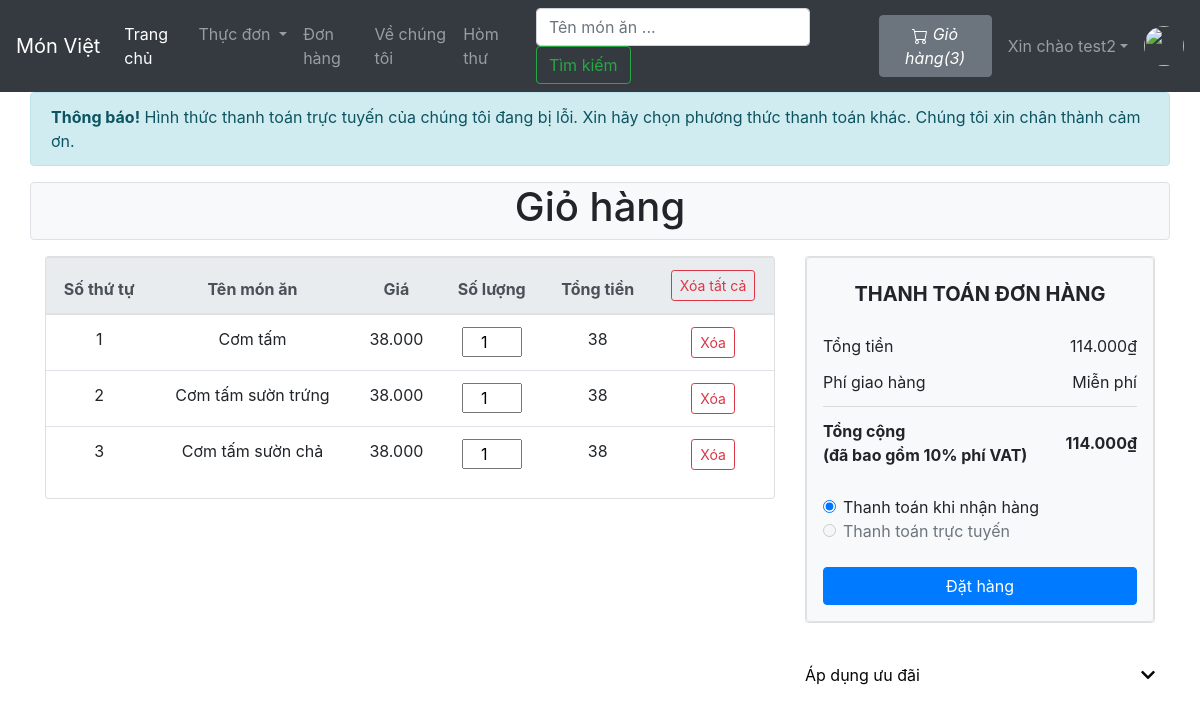
/viewCart.php (signed in), run on the app's committed database.
### tables this page shows
CREATE TABLE `sitedetail` (
  `tempId` int(11) NOT NULL,
  `systemName` varchar(21) NOT NULL,
  `email` varchar(35) NOT NULL,
  `contact1` bigint(21) NOT NULL,
  `contact2` bigint(21) DEFAULT NULL COMMENT 'Optional',
  `address` text NOT NULL,
  `dateTime` datetime NOT NULL DEFAULT current_timestamp()
);

CREATE TABLE `viewcart` (
  `cartItemId` int(11) NOT NULL,
  `foodId` int(11) NOT NULL,
  `itemQuantity` int(100) NOT NULL,
  `userId` int(11) NOT NULL,
  `addedDate` datetime NOT NULL DEFAULT current_timestamp()
);

CREATE TABLE `food` (
  `foodId` int(12) UNSIGNED NOT NULL,
  `foodName` varchar(255) NOT NULL,
  `foodPrice` decimal(10,3) NOT NULL,
  `foodDesc` text NOT NULL,
  `foodImg` varchar(255) NOT NULL,
  `foodCategorieId` int(12) NOT NULL,
  `foodPubDate` datetime NOT NULL DEFAULT current_timestamp()
);

### viewCart.php (the view, shortened to what this page needs)
<!doctype html>
<html lang="en">
<head>
    <link rel="stylesheet" href="https://stackpath.bootstrapcdn.com/bootstrap/4.4.1/css/bootstrap.min.css">
    <link rel="stylesheet" href="https://use.fontawesome.com/releases/v5.8.2/css/all.css">
</head>
<body>
    <?php include 'partials/_dbconnect.php';?>
    <?php require 'partials/_nav.php' ?>
    <?php
    if($loggedin){
    ?>
    <div class="container" id="cont">
        <div class="row">
            <div class="alert alert-info mb-0" style="width: -webkit-fill-available;">
              <strong>Thông báo!</strong> Hình thức thanh toán trực tuyến của chúng tôi đang bị lỗi. Xin hãy chọn phương thức thanh toán khác. Chúng tôi xin chân thành cảm ơn.
            </div>
            <div class="col-lg-12 text-center border rounded bg-light my-3">
                <h1>Giỏ hàng</h1>
            </div>
            <div class="col-lg-8">
                <div class="card wish-list mb-3">
                    <table class="table text-center">
                        <thead class="thead-light">
                            <tr>
                                <th scope="col">Số thứ tự</th>
                                <th scope="col">Tên món ăn</th>
                                <th scope="col">Giá</th>
                                <th scope="col">Số lượng</th>
                                <th scope="col">Tổng tiền</th>
                                <th scope="col">
                                    <form action="partials/_manageCart.php" method="POST">
                                        <button name="removeAllItem" class="btn btn-sm btn-outline-danger">Xóa tất cả</button>
                                        <input type="hidden" name="userId" value="<?php $userId = $_SESSION['userId']; echo $userId ?>">
                                    </form>
                                </th>
                            </tr>
                        </thead>
                        <tbody>
                            <?php
                                $sql = "SELECT * FROM `viewcart` WHERE `userId`= $userId";
                                $result = mysqli_query($conn, $sql);
                                $counter = 0;
                                $totalPrice = 0;
                                while($row = mysqli_fetch_assoc($result)){
                                    $foodId = $row['foodId'];
                                    $Quantity = $row['itemQuantity'];
                                    $mysql = "SELECT * FROM `food` WHERE `foodId` = $foodId";
                                    $myresult = mysqli_query($conn, $mysql);
                                    $myrow = mysqli_fetch_assoc($myresult);
                                    $foodName = $myrow['foodName'];
                                    $foodPrice = $myrow['foodPrice'];
                                    $total = $foodPrice * $Quantity;
                                    $counter++;
                                    $totalPrice = $totalPrice + $total;
                                    echo '<tr>
                                            <td>' . $counter . '</td>
                                            <td>' . $foodName . '</td>
                                            <td>' . $foodPrice . '</td>
                                            <td>
                                                <form id="frm' . $foodId . '">
                                                    <input type="hidden" name="foodId" value="' . $foodId . '">
                                                    <input type="number" name="quantity" value="' . $Quantity . '" class="text-center" onchange="updateCart(' . $foodId . ')" onkeyup="return false" style="width:60px" min=1 oninput="check(this)" onClick="this.select();">
                                                </form>
                                            </td>
                                            <td>' . $total . '</td>
                                            <td>
                                                <form action="partials/_manageCart.php" method="POST">
                                                    <button name="removeItem" class="btn btn-sm btn-outline-danger">Xóa</button>
                                                    <input type="hidden" name="itemId" value="'.$foodId. '">
                                                </form>
                                            </td>
                                        </tr>';
                                }
                                    ?>
                        </tbody>
                    </table>
                </div>
            </div>
            <div class="col-lg-4">
                <div class="card wish-list mb-3">
                    <div class="pt-4 border bg-light rounded p-3">
                        <h5 class="mb-3 text-uppercase font-weight-bold text-center">Thanh toán đơn hàng</h5>
                        <ul class="list-group list-group-flush">
                            <li class="list-group-item d-flex justify-content-between align-items-center border-0 px-0 pb-0 bg-light">Tổng tiền<span><?php echo $totalPrice ?>.000₫</span></li>
                            <li class="list-group-item d-flex justify-content-between align-items-center px-0 bg-light">Phí giao hàng<span> Miễn phí</span></li>
                            <li class="list-group-item d-flex justify-content-between align-items-center border-0 px-0 mb-3 bg-light">
                                <div>
                                    <strong>Tổng cộng</strong>
                                    <strong><p class="mb-0">(đã bao gồm 10% phí VAT)</p></strong>
                                </div>
                                <span><strong><?php echo $totalPrice ?>.000₫</strong></span>
                            </li>
                        </ul>
                        <div class="form-check">
                            <input class="form-check-input" type="radio" name="flexRadioDefault" id="flexRadioDefault1" checked>
                            <label class="form-check-label" for="flexRadioDefault1">
                                Thanh toán khi nhận hàng
                            </label>
                        </div>
                        <div class="form-check">
                            <input class="form-check-input" type="radio" name="flexRadioDefault1" id="flexRadioDefault1" disabled>
                            <label class="form-check-label" for="flexRadioDefault1">
                                Thanh toán trực tuyến
                            </label>
                        </div><br>
                        <button type="button" class="btn btn-primary btn-block" data-toggle="modal" data-target="#checkoutModal">Đặt hàng</button>
                    </div>
                </div>
                <div class="mb-3">
                    <div class="pt-4">
                        <a class="dark-grey-text d-flex justify-content-between" style="text-decoration: none; color: #050607;" data-toggle="collapse" href="#collapseExample"
                            aria-expanded="false" aria-controls="collapseExample">
                           Áp dụng ưu đãi
                            <span><i class="fas fa-chevron-down pt-1"></i></span>
                        </a>
                    </div>
                </div>
            </div>
        </div>
    </div>
    <?php
    }
    else {
        echo '<div class="container" style="min-height : 610px;">
        <div class="alert alert-info my-3">
            <font style="font-size:22px"><center>Before checkout you need to <strong><a class="alert-link" data-toggle="modal" data-target="#loginModal">Login</a></strong></center></font>
        </div></div>';
    }
    ?>
</body>
</html>

### partials/_nav.php (shortened to what this page needs)
<?php
if(isset($_SESSION['loggedin']) && $_SESSION['loggedin']==true){
  $loggedin= true;
  $userId = $_SESSION['userId'];
  $username = $_SESSION['username'];
}
else{
  $loggedin = false;
  $userId = 0;
}
$sql = "SELECT * FROM `sitedetail`";
$result = mysqli_query($conn, $sql);
$row = mysqli_fetch_assoc($result);
$systemName = $row['systemName'];
echo '<nav class="navbar navbar-expand-lg navbar-dark bg-dark">
      <a class="navbar-brand" href="index.php">'.$systemName.'</a>
      <button class="navbar-toggler" type="button" data-toggle="collapse" data-target="#navbarSupportedContent" aria-controls="navbarSupportedContent" aria-expanded="false" aria-label="Toggle navigation">
        <span class="navbar-toggler-icon"></span>
      </button>
      <div class="collapse navbar-collapse" id="navbarSupportedContent">
        <ul class="navbar-nav mr-auto">
          <li class="nav-item active">
            <a class="nav-link" href="index.php">Trang chủ <span class="sr-only">(current)</span></a>
          </li>
          <li class="nav-item dropdown">
            <a class="nav-link dropdown-toggle" href="#" id="navbarDropdown" role="button" data-toggle="dropdown" aria-haspopup="true" aria-expanded="false">
              Thực đơn
            </a>
            <div class="dropdown-menu" aria-labelledby="navbarDropdown">';
            echo '</div>
          </li>
          <li class="nav-item">
            <a class="nav-link" href="viewOrder.php">Đơn hàng</a>
          </li>
          <li class="nav-item">
            <a class="nav-link" href="about.php">Về chúng tôi</a>
          </li>
          <li class="nav-item">
            <a class="nav-link" href="contact.php">Hòm thư</a>
          </li>
        </ul>
        <form method="get" action="/project_php_orderfood/search.php" class="form-inline my-2 my-lg-0 mx-3">
          <input class="form-control mr-sm-2" type="search" name="search" id="search" placeholder="Tên món ăn ..." aria-label="Search" required>
          <button class="btn btn-outline-success my-2 my-sm-0" type="submit">Tìm kiếm</button>
        </form>';
        $countsql = "SELECT SUM(`itemQuantity`) FROM `viewcart` WHERE `userId`=$userId";
        $countresult = mysqli_query($conn, $countsql);
        $countrow = mysqli_fetch_assoc($countresult);
        $count = $countrow['SUM(`itemQuantity`)'];
        echo '<a href="viewCart.php"><button type="button" class="btn btn-secondary mx-2" title="Giỏ hàng">
          <svg xmlns="img/cart.svg" width="16" height="16" fill="currentColor" class="bi bi-cart" viewBox="0 0 16 16">
            <path d="M0 1.5A.5.5 0 0 1 .5 1H2a.5.5 0 0 1 .485.379L2.89 3H14.5a.5.5 0 0 1 .491.592l-1.5 8A.5.5 0 0 1 13 12H4a.5.5 0 0 1-.491-.408L2.01 3.607 1.61 2H.5a.5.5 0 0 1-.5-.5zM3.102 4l1.313 7h8.17l1.313-7H3.102zM5 12a2 2 0 1 0 0 4 2 2 0 0 0 0-4zm7 0a2 2 0 1 0 0 4 2 2 0 0 0 0-4zm-7 1a1 1 0 1 1 0 2 1 1 0 0 1 0-2zm7 0a1 1 0 1 1 0 2 1 1 0 0 1 0-2z"/>
          </svg>
          <i class="bi bi-cart">Giỏ hàng(' .$count. ')</i>
        </button></a>';
        if($loggedin){
          echo '<ul class="navbar-nav mr-2">
            <li class="nav-item dropdown">
              <a class="nav-link dropdown-toggle" href="#" id="navbarDropdown" role="button" data-toggle="dropdown"> Xin chào ' .$username. '</a>
              <div class="dropdown-menu" aria-labelledby="navbarDropdown">
                <a class="dropdown-item" href="partials/_logout.php">Đăng xuất</a>
              </div>
            </li>
          </ul>
          <div class="text-center image-size-small position-relative">
            <a href="viewProfile.php"><img src="img/person-' .$userId. '.jpg" class="rounded-circle" onError="this.src = \'img/profilePic.jpg\'" style="width:40px; height:40px"></a>
          </div>';
        }
        else {
          echo '
          <button type="button" class="btn btn-success mx-2"  data-toggle="modal" data-target="#loginModal">Đăng nhập</button>
          <button type="button" class="btn btn-success mx-2"  data-toggle="modal" data-target="#signupModal">Đăng ký</button>';
        }
  echo '</div>
    </nav>';
?>

### viewCart.php (style rules this page uses)
#cont { min-height : 626px; }

### data on the page
sitedetail: systemName "Món Việt"
viewcart: foodId.foodName "Cơm tấm", foodId.foodPrice "38.000", quantity "1", total "38"
viewcart: foodId.foodName "Cơm tấm sườn trứng", foodId.foodPrice "38.000", quantity "1", total "38"
viewcart: foodId.foodName "Cơm tấm sườn chả", foodId.foodPrice "38.000", quantity "1", total "38"

### other printed values
$count "3"
$username "test2"
$totalPrice "114"
